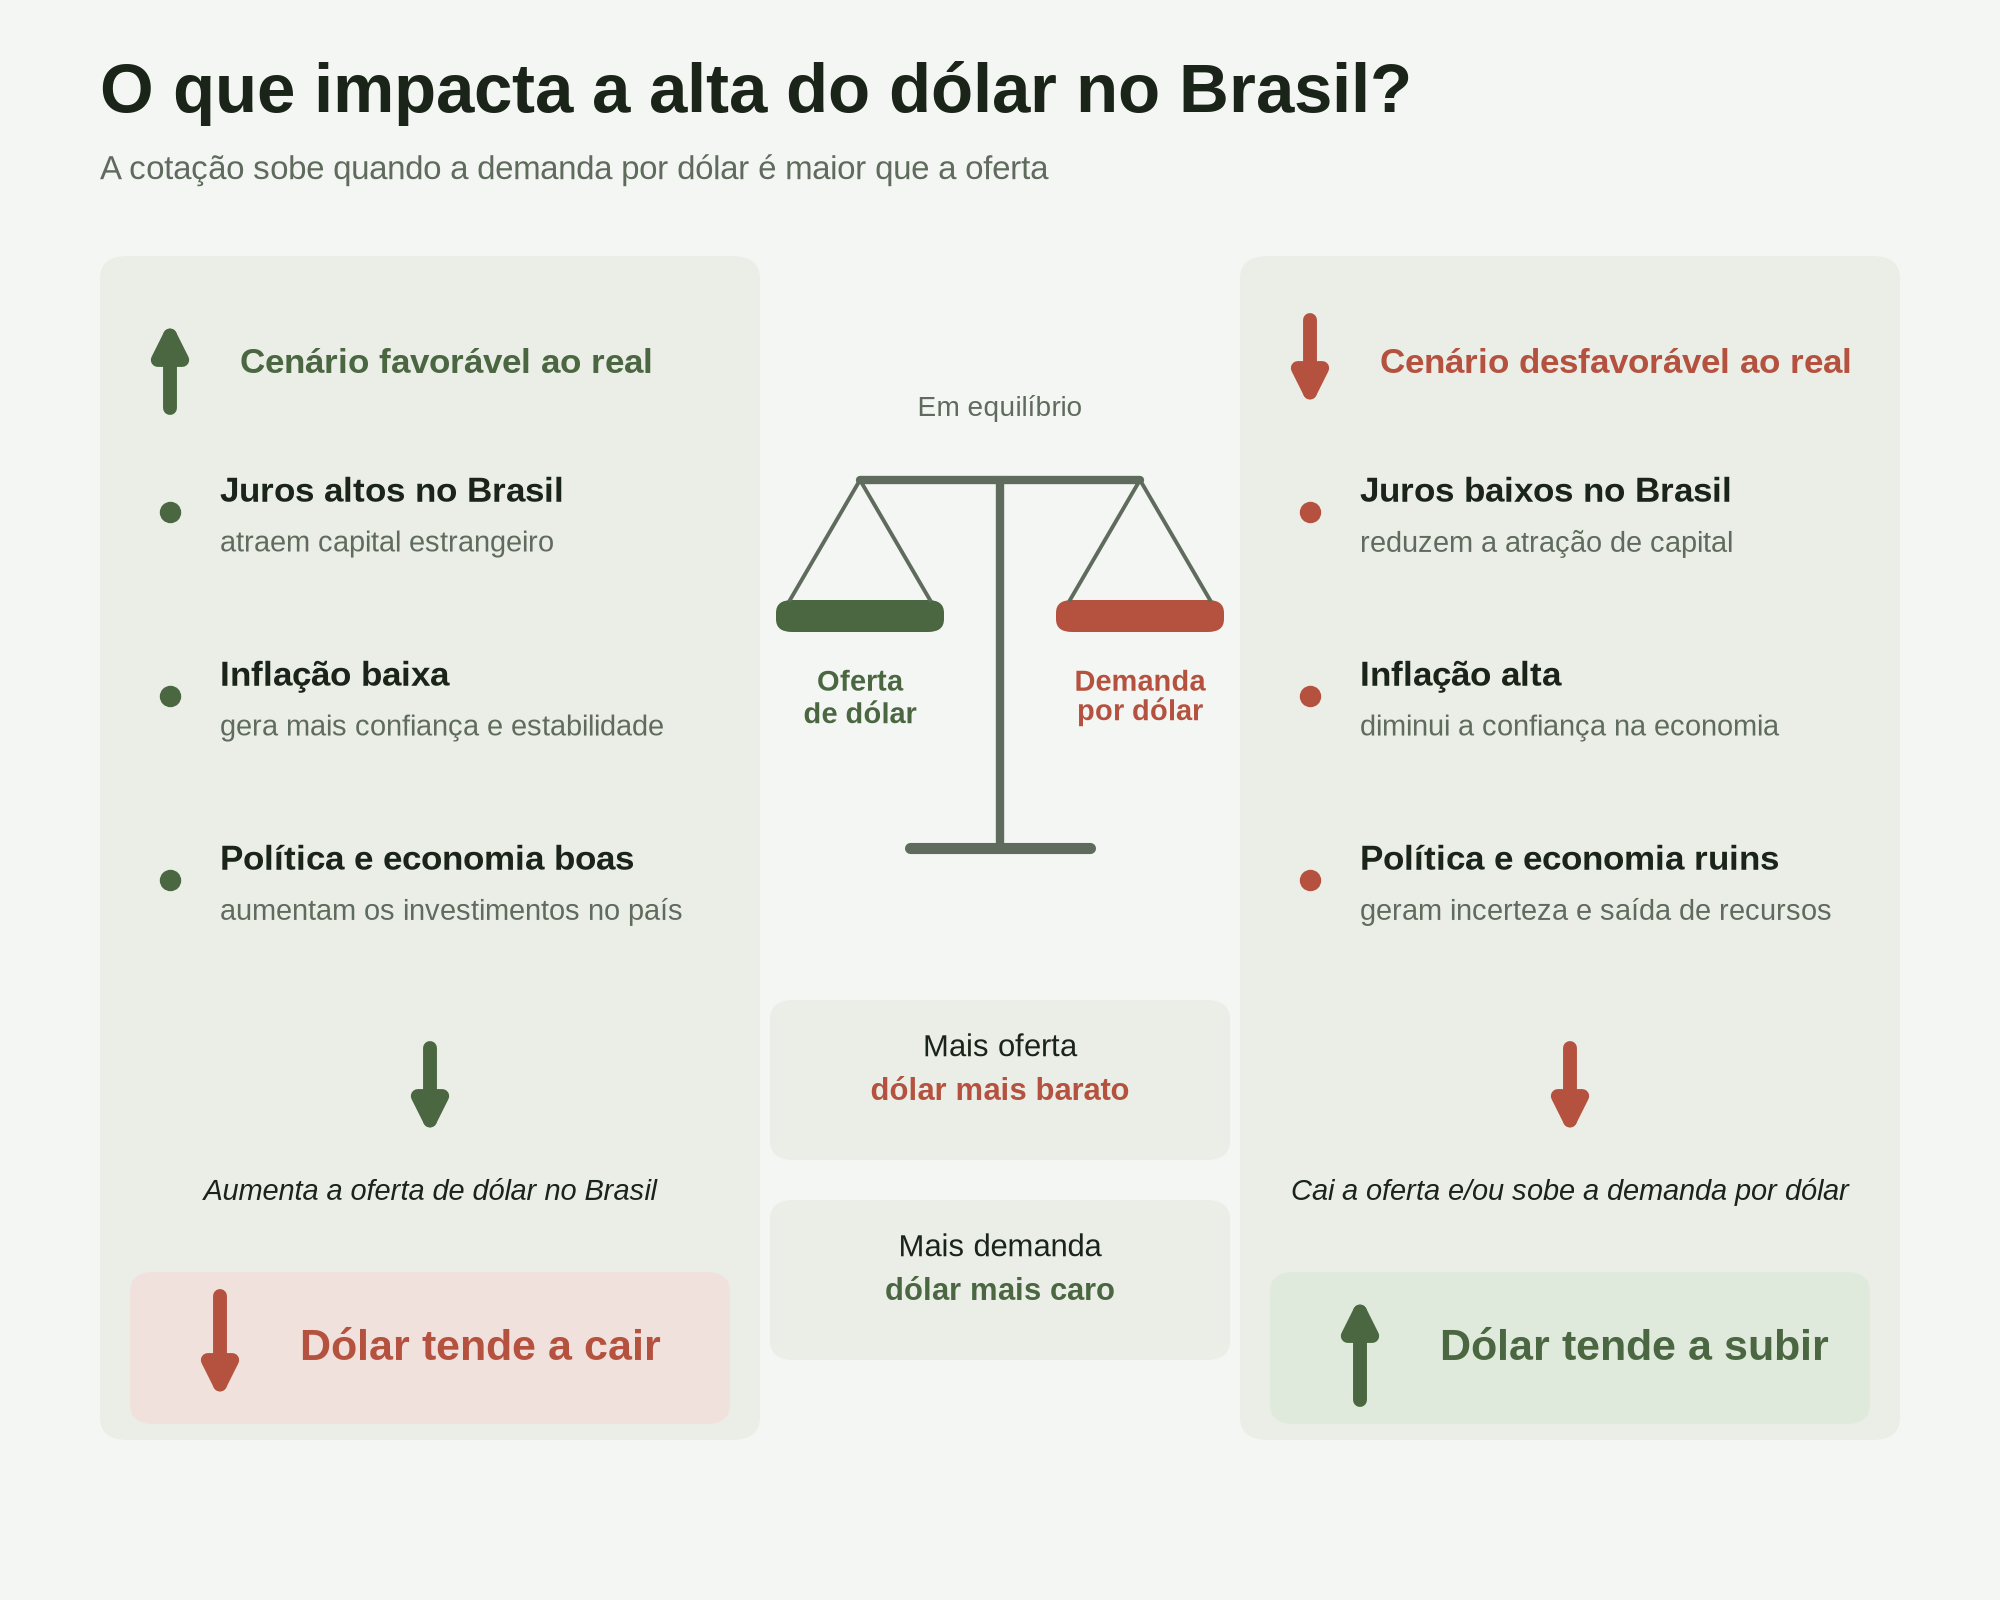

Write the Python code that produced this figure.
"""Versão limpa do infográfico 'O que impacta a alta do dólar no Brasil?' no padrão visual do projeto. Conceitual, sem dados."""
import matplotlib
matplotlib.use("Agg")
import matplotlib.pyplot as plt
from matplotlib.patches import FancyBboxPatch, FancyArrowPatch, Polygon
from matplotlib import font_manager as fm

BG, INK, MUTED = "#f4f6f3", "#1b2419", "#5f6b5c"
UP, DOWN = "#4a6741", "#b5523f"
T_SOBE, T_CAI, T_COL = "#e0eadc", "#f1e1dc", "#eaeee7"   # dólar sobe = verde, cai = vermelho
plt.rcParams["font.family"] = "Liberation Sans" if any("Liberation Sans" in f.name for f in fm.fontManager.ttflist) else "DejaVu Sans"

fig = plt.figure(figsize=(10, 8), dpi=200, facecolor=BG)
F = fig.add_axes([0, 0, 1, 1]); F.set_xlim(0, 1); F.set_ylim(0, 1); F.axis("off")

def seta(x, y0, y1, cor, lw=5, ms=22):
    F.add_patch(FancyArrowPatch((x, y0), (x, y1), arrowstyle="-|>", mutation_scale=ms, lw=lw, color=cor, shrinkA=0, shrinkB=0))

fig.text(.05, .93, "O que impacta a alta do dólar no Brasil?", color=INK, fontsize=25, fontweight="bold")
fig.text(.05, .888, "A cotação sobe quando a demanda por dólar é maior que a oferta", color=MUTED, fontsize=12)

colunas = [
    (.05, .33, "Cenário favorável ao real", UP, True,
     [("Juros altos no Brasil", "atraem capital estrangeiro"),
      ("Inflação baixa", "gera mais confiança e estabilidade"),
      ("Política e economia boas", "aumentam os investimentos no país")],
     "Aumenta a oferta de dólar no Brasil", "Dólar tende a cair", T_CAI, DOWN, False),
    (.62, .33, "Cenário desfavorável ao real", DOWN, False,
     [("Juros baixos no Brasil", "reduzem a atração de capital"),
      ("Inflação alta", "diminui a confiança na economia"),
      ("Política e economia ruins", "geram incerteza e saída de recursos")],
     "Cai a oferta e/ou sobe a demanda por dólar", "Dólar tende a subir", T_SOBE, UP, True),
]
for x0, w, titulo, cor, bem, itens, result, final, tint, fcor, fsobe in colunas:
    F.add_patch(FancyBboxPatch((x0, .10), w, .74, boxstyle="round,pad=0,rounding_size=.014", fc=T_COL, ec="none"))
    seta(x0 + .035, .80 if not bem else .745, .745 if not bem else .80, cor, lw=5)
    fig.text(x0 + .07, .7725, titulo, color=cor, fontsize=12.5, fontweight="bold", va="center")
    for i, (a, b) in enumerate(itens):
        y = .68 - i * .115
        F.scatter([x0 + .035], [y], s=45, color=cor, zorder=3)
        fig.text(x0 + .06, y + .012, a, color=INK, fontsize=12.5, fontweight="bold", va="center")
        fig.text(x0 + .06, y - .02, b, color=MUTED, fontsize=10.5, va="center")
    seta(x0 + w / 2, .345, .29, cor, lw=5, ms=22)
    fig.text(x0 + w / 2, .255, result, color=INK, fontsize=10.5, ha="center", va="center", style="italic")
    F.add_patch(FancyBboxPatch((x0 + .015, .11), w - .03, .095, boxstyle="round,pad=0,rounding_size=.012", fc=tint, ec="none"))
    seta(x0 + .06, .125 if fsobe else .19, .19 if fsobe else .125, fcor, lw=5)
    fig.text(x0 + .1, .1575, final, color=fcor, fontsize=15.5, fontweight="bold", va="center")

# centro: balança simples
cx = .5
F.plot([cx, cx], [.47, .70], color=MUTED, lw=3, solid_capstyle="round")
F.plot([cx - .045, cx + .045], [.47, .47], color=MUTED, lw=4, solid_capstyle="round")
F.plot([cx - .07, cx + .07], [.70, .70], color=MUTED, lw=3, solid_capstyle="round")
for sx, txt, cor in ((cx - .07, "Oferta\nde dólar", UP), (cx + .07, "Demanda\npor dólar", DOWN)):
    for d in (-.035, .035): F.plot([sx, sx + d], [.70, .625], color=MUTED, lw=1.4)
    F.add_patch(FancyBboxPatch((sx - .042, .605), .084, .02, boxstyle="round,pad=0,rounding_size=.008", fc=cor, ec="none"))
    fig.text(sx, .565, txt, color=cor, fontsize=10.5, fontweight="bold", ha="center", va="center", linespacing=1.15)
fig.text(cx, .74, "Em equilíbrio", color=MUTED, fontsize=10, ha="center")
F.add_patch(FancyBboxPatch((.385, .275), .23, .1, boxstyle="round,pad=0,rounding_size=.012", fc=T_COL, ec="none"))
fig.text(cx, .345, "Mais oferta", color=INK, fontsize=11, ha="center", va="center")
fig.text(cx, .318, "dólar mais barato", color=DOWN, fontsize=11, fontweight="bold", ha="center", va="center")
F.add_patch(FancyBboxPatch((.385, .15), .23, .1, boxstyle="round,pad=0,rounding_size=.012", fc=T_COL, ec="none"))
fig.text(cx, .22, "Mais demanda", color=INK, fontsize=11, ha="center", va="center")
fig.text(cx, .193, "dólar mais caro", color=UP, fontsize=11, fontweight="bold", ha="center", va="center")
fig.savefig("infografico_impacto_alta_dolar.png", facecolor=BG)
